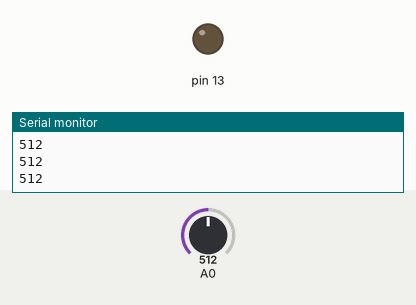
The sketch below on a simulated Arduino Uno, built with avr-gcc and run on an emulated ATmega328P. Shown: output pins drawn as LEDs (lit = HIGH), the last lines printed to the serial monitor. The test bench sets the inputs (shaded band); at power-on: A0 = 512.

Above: at 0.8 s.
0.9 s: A0 set to 585
3.9 s: A0 set to 612
At 4.8 s:
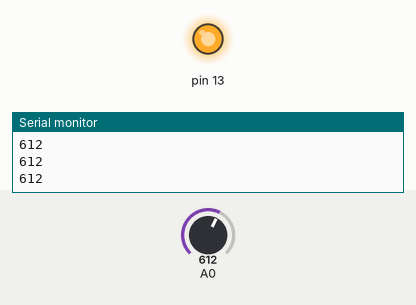
5.4 s: A0 set to 590
At 5.9 s:
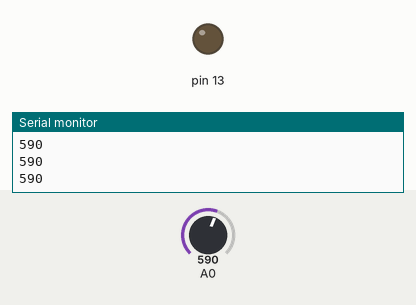
6.9 s: A0 set to 610
At 8.2 s:
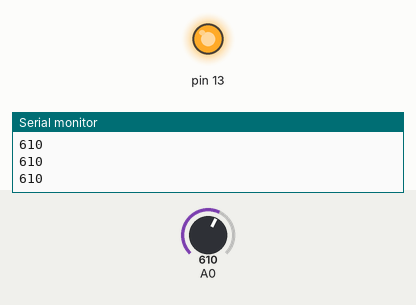
Timing chart, 0 to 9.4 s (numbered marks = the images above; inputs shaded):
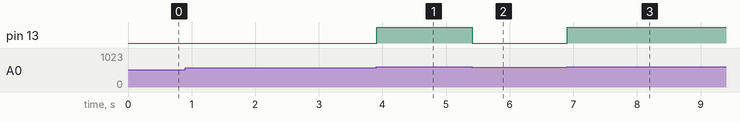

The sketch:

InterruptAnalog.ino
```cpp
#define F_CPU 16000000UL

#include <avr/io.h>
#include <avr/interrupt.h>

// Interrupt subroutine for ADC conversion complete interrupt
ISR(ADC_vect) {
   Serial.println(ADCW);
   if(ADCW >= 600)
       PORTB |= (1 << PB5);
   else
       PORTB &=~(1 << PB5);
   ADCSRA |= (1<<ADSC);
}

int main(void)
{
    Serial.begin(9600);
    DDRB |= (1 << PB5);
    ADMUX = (1<<REFS0);
    ADCSRA |= (1 << ADPS2) | (1 << ADPS1) | (1<<ADPS0) | (1<<ADEN)|(1<<ADIE);
    ADCSRA |= (1<<ADSC);              // Dummy read
    while(ADCSRA & (1<<ADSC));
    ADCSRA |= (1<<ADSC);              // Start conversion "chain"
    (void) ADCW;
    sei();                            // Set the I-bit in SREG

    int i = 0;
    while (1) {
       Serial.print("Ich rechne fleißig ... ");
       Serial.println(i++);
       _delay_ms(50);
    }
    return 0;
}
```

Measured:
- the behaviour switches between 599 and 600 on A0 (found by bisection; images 0 and 1)
- after the input at 3.9 s, pin 13: LOW → HIGH at once
- after the input at 5.4 s, pin 13: HIGH → LOW at once
- after the input at 6.9 s, pin 13: LOW → HIGH at once
